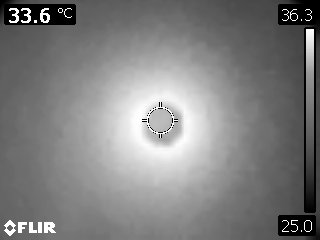
#> input picture HeatcamImageParsing/heatcam.jpg, 320 x 240 px, found by its file name
$ python parseimage.py
#> lines starting #> are read from the running program, lines starting #| are printed output that depends on the picture; long printed decimals are rounded
import matplotlib.pyplot as plt
import matplotlib.image as mpimg
import numpy as np
from scipy import stats

img = mpimg.imread('HeatcamImageParsing/heatcam.jpg')
#> img is the input picture: shape (240, 320, 3); min 0, max 255, mean 127.2
n = np.shape(img)
#> n = (240, 320, 3)

xc = 160
yc = 120

rvals = np.arange(30, 80, 1)
phivals = np.arange(0, 2*np.pi, 1*np.pi/180)
radius = np.log(rvals)
temperature = np.zeros(len(rvals))

for i in range(len(rvals)):
    xr = (rvals[i] * np.sin(phivals) + xc).astype(int)
    yr = (rvals[i] * np.cos(phivals) + yc).astype(int)
    avg = np.mean(img[xr, yr])
    temperature[i] = avg
#> this loop made 50 passes
#> avg on passes 1 to 12: 193.3, 192.4, 191.5, 190.5, 189.4, 188.2, 187.2, 186.1, 185.1, 183.8, 183, 182
#> after the loop, temperature = 50 values, max 193.3 at index 0, min 158 at index 49, mean 172.1

slope, intercept, r_value, p_value, std_err = stats.linregress(radius[0:10,], temperature[0:10,])
#> slope = -36.33; intercept = 317.3; r_value = -0.997; p_value = 1.8e-10; std_err = 0.917
print(slope)
#| -36.332
print(intercept)
#| 317.270
line_y = slope * radius + intercept
#> line_y = 50 values, max 193.7 at index 0, min 158.5 at index 49, mean 173.4

plt.plot(radius, temperature)
plt.plot(radius[0:10,], line_y[0:10,], 'r')
plt.title('Temperatuuri ja raadiuse suhe')
plt.xlabel('Raadius (pikslid)')
plt.ylabel('Temperatuur (pikslid)')
plt.grid()
plt.show()
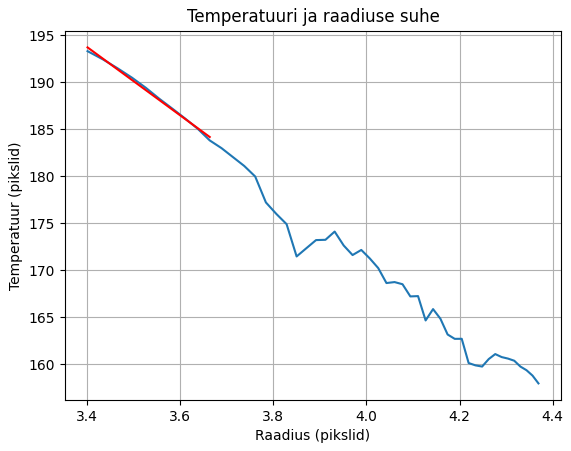
#> figure drawn by matplotlib, 1 panel; curve peaks at x = 3.4, y = 193.3; curve peaks at x = 3.4, y = 193.7
